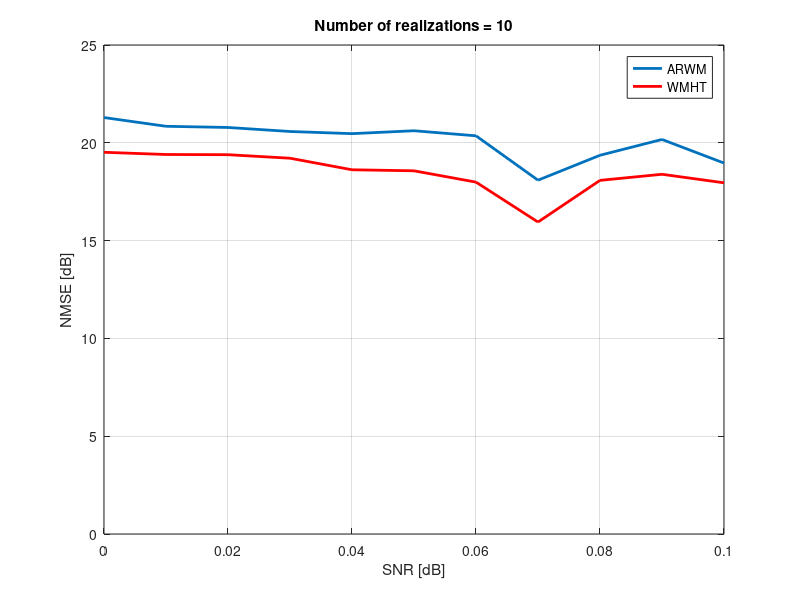

The MATLAB source for this figure:
%-----------------------------------------------------------------------
% Routine for plotting Figure 2(c)
% Author:   Juan Marcos Ramirez Rondon
% Date  :   June, 2017
%
% Ramirez, J. M., & Paredes, J. L. (2014). Robust Sparse Signal Recovery
% Based on Weighted Median Operator. IEEE International Conference on
% Acoustic, Speech, and Signal Processing (ICASSP 2014). pp 1050-1054.
%-----------------------------------------------------------------------
close all;
clear all;

gsim_data = load('rsnr_vs_snr_implevel.dat');
gpar_data = load('rsnr_vs_snr_implevel_parameters.dat');

plot(gsim_data(:,1), gsim_data(:,2), 'LineWidth',2);
hold on;
plot(gsim_data(:,1), gsim_data(:,3), 'r','LineWidth',2);
axis([0 0.1 0 25]); grid on;
legend('ARWM','WMHT');
xlabel('SNR [dB]');
ylabel('NMSE [dB]');
title(['Number of realizations = ' num2str(gpar_data(3))]);